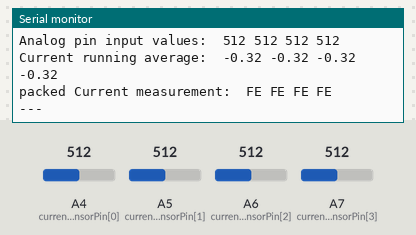
This sketch was run on a simulated Arduino Nano, built with avr-gcc and run on an emulated ATmega328P. Parts: the last lines printed to the serial monitor. The test bench sets the inputs (shaded band); at power-on: A4 (currentSensorPin[0]) = 512, A5 (currentSensorPin[1]) = 512, A6 (currentSensorPin[2]) = 512, A7 (currentSensorPin[3]) = 512.

Above: at 1.4 s.
1.5 s: A4 (currentSensorPin[0]) set to 716
At 2.24 s:
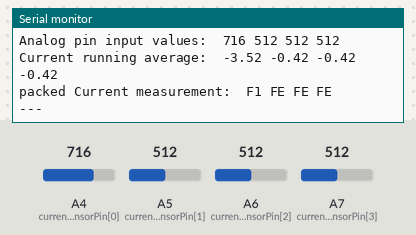
4.0 s: A5 (currentSensorPin[1]) set to 716
At 4.03 s:
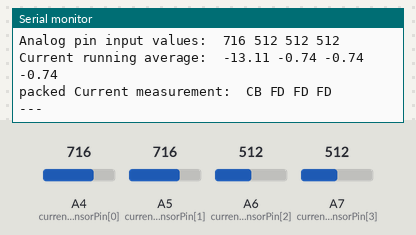
6.4 s: A6 (currentSensorPin[2]) set to 716
At 6.44 s:
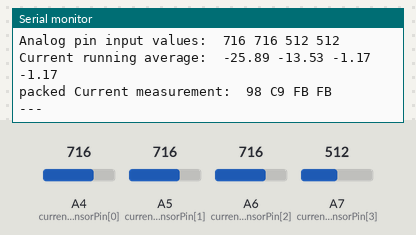
8.8 s: A7 (currentSensorPin[3]) set to 716
At 8.85 s:
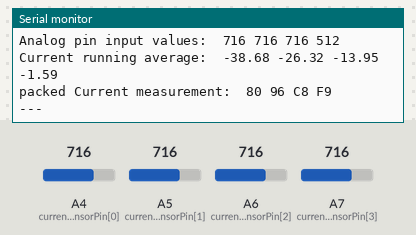
11.2 s: A5 (currentSensorPin[1]) set to 306
At 11.26 s:
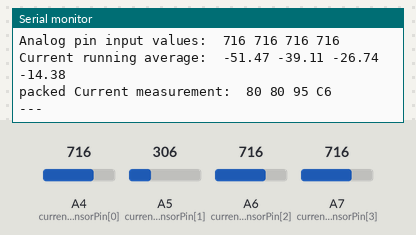
13.6 s: A6 (currentSensorPin[2]) set to 306
At 13.67 s:
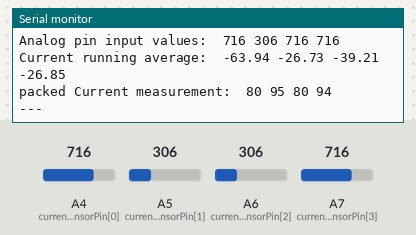
Timing chart, 0 to 16.6 s (numbered marks = the images above; inputs shaded):
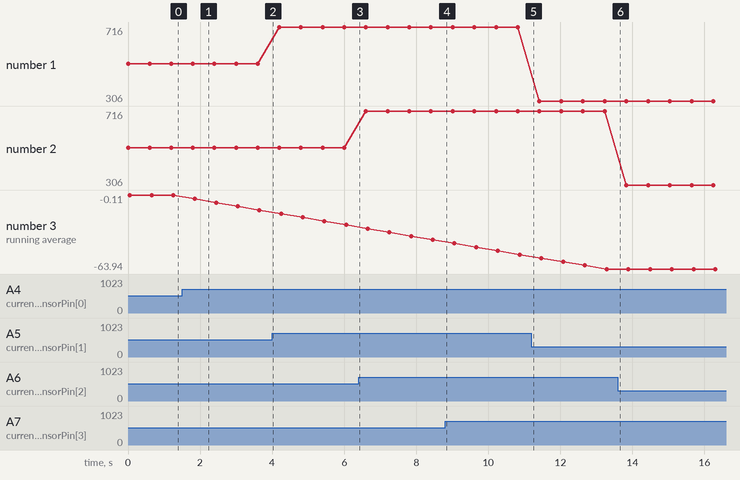

The sketch:

ALTAIRCurrentMon.ino
```cpp
/*
 * Test File for the Current Sensor used in ALTAIR
 * INA169 Analog Current sensor on Adafruit breakout board https://www.adafruit.com/product/1164#technical-details
 *
 * SetUp on AdaFruit Grand Central for the moment
 *
 * Written by Christopher Vogt
 * May 2023
 */

const int     currentSensorPin[4]       =     { A4, A5, A6, A7 };
int           currentSensorValue[4];
const int     numCurrentValsToAverage   =       20;
float         currentInAmps[4][numCurrentValsToAverage];  // average the past 20 values
byte          packedCurrent[4];

byte packCurrent(float theCurrent) {
  float scaledCurrent = theCurrent*4.;
  byte packCurr;
  if (scaledCurrent >= 0. && scaledCurrent < 127.) {
    packCurr = scaledCurrent;
  } else if (scaledCurrent >= -128. && scaledCurrent < 0.) {
    packCurr = scaledCurrent + 256.;
  } else if (scaledCurrent >= 127.) {
    packCurr = 127;
  } else {
    packCurr = 128;
  }
  return packCurr;
}

void setup() {

  Serial.begin(9600);
  // initialize Current arrays
  for (int i = 0; i < 4; ++i) {
    for (int j = 0; j < numCurrentValsToAverage; ++j) currentInAmps[i][j] = 0.;
  }
}

void loop() {
  float  currentRunningAverage[4] = { 0., 0., 0., 0. };
  for (int i = 0; i < 4; ++i) {
    currentSensorValue[i] = analogRead(currentSensorPin[i]);
    for (int j = 0; j < numCurrentValsToAverage - 1; ++j) {
      currentRunningAverage[i] += currentInAmps[i][j+1];
      currentInAmps[i][j] = currentInAmps[i][j+1];
    }
    currentInAmps[i][numCurrentValsToAverage-1] = (505-currentSensorValue[i])/3.3;
    currentRunningAverage[i] += currentInAmps[i][numCurrentValsToAverage-1];
    currentRunningAverage[i] /= numCurrentValsToAverage;
    packedCurrent[i] = packCurrent(currentRunningAverage[i]);
  }
  Serial.print("Analog pin input values:  ");
  Serial.print(currentSensorValue[0]); Serial.print(" ");
  Serial.print(currentSensorValue[1]); Serial.print(" ");
  Serial.print(currentSensorValue[2]); Serial.print(" ");
  Serial.print(currentSensorValue[3]); Serial.println("      ");

  Serial.print("Current running average:  ");
  Serial.print(currentRunningAverage[0]);  Serial.print(" ");
  Serial.print(currentRunningAverage[1]);  Serial.print(" ");
  Serial.print(currentRunningAverage[2]);  Serial.print(" ");
  Serial.print(currentRunningAverage[3]);  Serial.println("      ");

  Serial.print("packed Current measurement:  ");
  Serial.print(packedCurrent[0], HEX);  Serial.print(" ");
  Serial.print(packedCurrent[1], HEX);  Serial.print(" ");
  Serial.print(packedCurrent[2], HEX);  Serial.print(" ");
  Serial.print(packedCurrent[3], HEX);  Serial.println("      ");
  Serial.println("---");
  delay(500);
}
```

Measured:
- after the input at 1.5 s, the serial monitor: prints a new line after 0.30 s (image 1)
- plotted number 1: 716 → 306 after the input at 11.2 s
- plotted number 3: -0.32 → -13.11 after the input at 1.5 s
